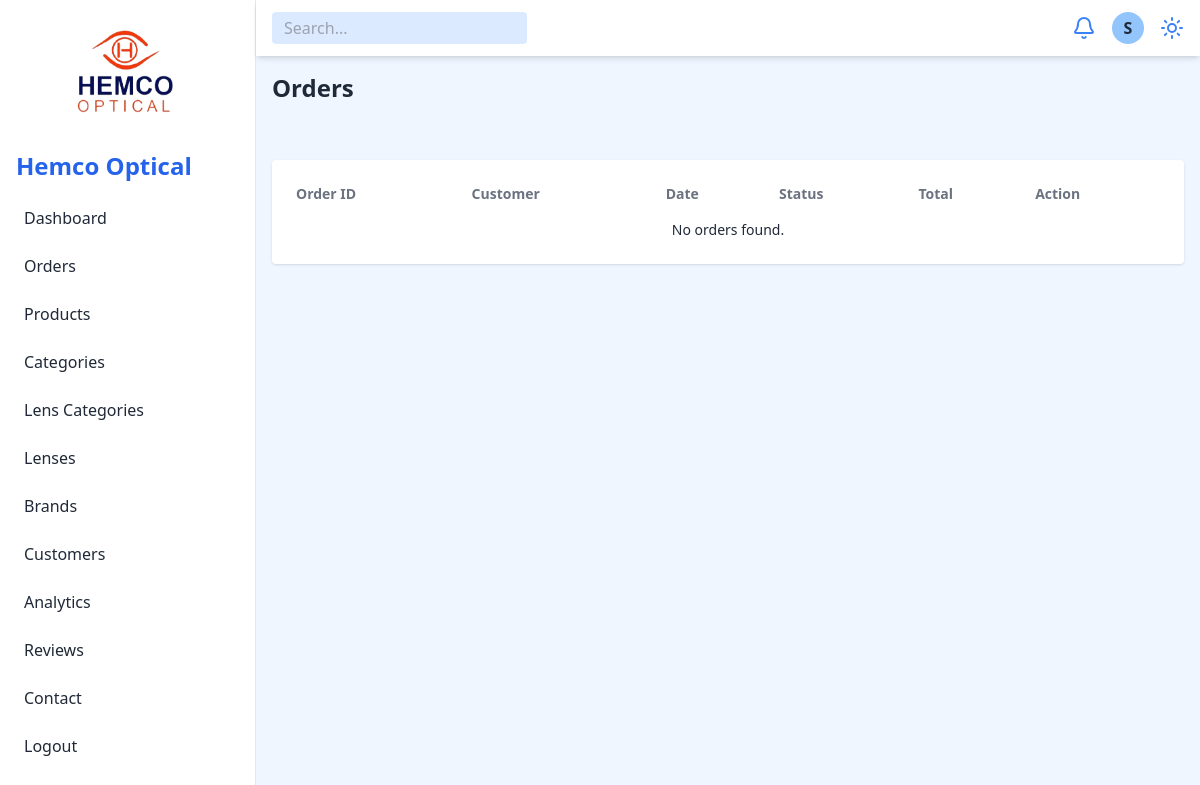
The app's page /admin/order.php (signed in), older data.
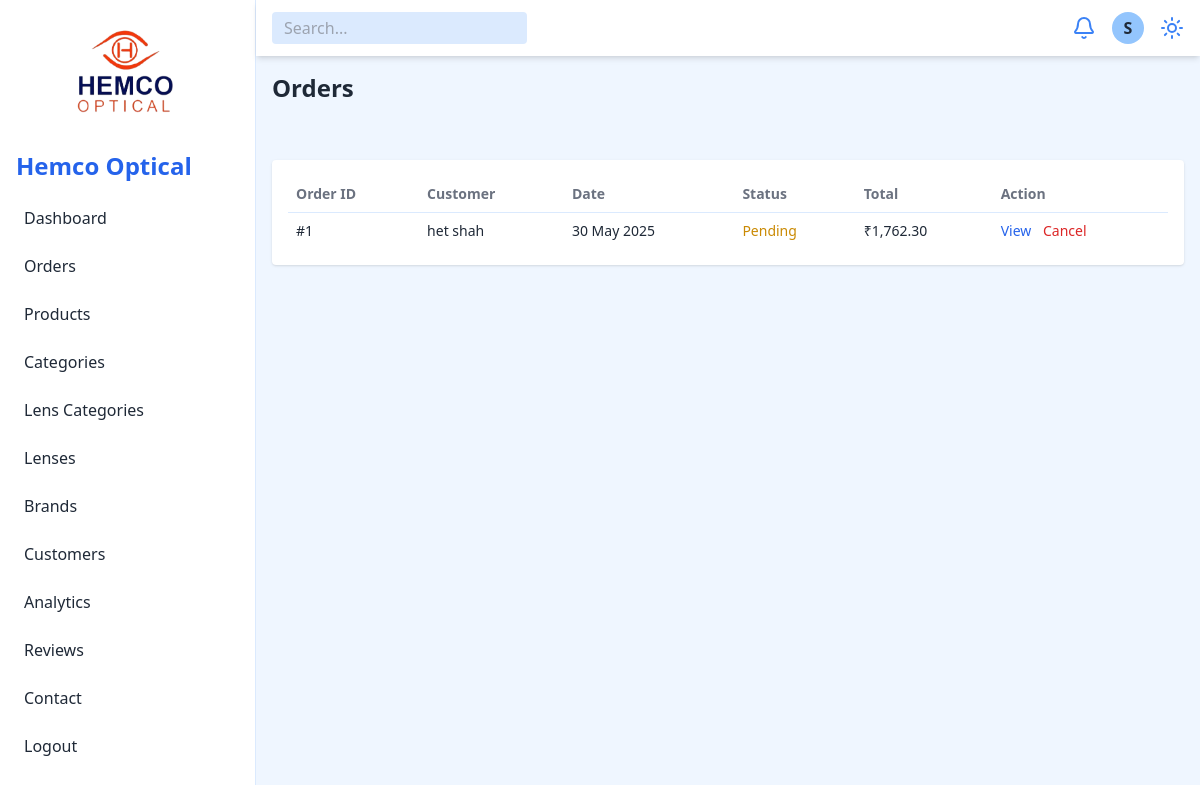
The same page, newer data.
### tables this page shows
CREATE TABLE `orders` (
  `order_id` int(11) NOT NULL,
  `user_id` int(11) DEFAULT NULL,
  `total_price` decimal(10,2) NOT NULL,
  `status` enum('pending','shipped','delivered','cancelled') NOT NULL DEFAULT 'pending',
  `created_at` timestamp NOT NULL DEFAULT current_timestamp(),
  `order_note` text DEFAULT NULL
);

CREATE TABLE `user` (
  `user_id` int(11) NOT NULL,
  `name` varchar(255) NOT NULL,
  `email` varchar(255) NOT NULL,
  `password` varchar(255) NOT NULL,
  `phone` varchar(15) NOT NULL,
  `address` text NOT NULL,
  `zip_code` varchar(10) NOT NULL,
  `created_at` timestamp NOT NULL DEFAULT current_timestamp(),
  `city` varchar(100) DEFAULT NULL,
  `state` varchar(100) DEFAULT NULL,
  `country` varchar(100) DEFAULT 'India'
);

### admin/order.php (the view, shortened to what this page needs)
<!DOCTYPE html>
<html lang="en">
<head>
  <?php include 'include/header.php'; ?>
</head>
<body class="bg-blue-50 text-gray-800 dark:bg-gray-900 dark:text-gray-100">
  <div class="flex h-screen overflow-hidden">
    <?php include 'include/navbar.php'; ?>
    <div class="flex-1 flex flex-col">
      <header class="flex justify-between items-center bg-white dark:bg-gray-800 px-4 py-3 shadow-md">
        <input type="text" placeholder="Search..." class="px-3 py-1 rounded bg-blue-100 dark:bg-gray-700">
        <div class="flex items-center space-x-4">
          <button class="text-blue-500 dark:text-blue-300"><i data-lucide="bell"></i></button>
          <div class="w-8 h-8 bg-blue-300 dark:bg-gray-600 rounded-full flex items-center justify-center font-bold">S</div>
          <button id="theme-toggle" class="text-blue-500 dark:text-blue-300" title="Toggle Theme">
            <i data-lucide="sun"></i>
          </button>
        </div>
      </header>
      <main class="p-4 space-y-6 overflow-auto grid grid-cols-1 gap-4">
        <h2 class="text-2xl font-semibold mb-4">Orders</h2>
        <div class="bg-white dark:bg-gray-800 p-4 rounded shadow">
          <div class="overflow-x-auto">
            <table class="min-w-full text-left text-sm block md:table">
              <thead>
                <tr class="text-gray-500 dark:text-gray-300">
                  <th class="p-2">Order ID</th>
                  <th class="p-2">Customer</th>
                  <th class="p-2">Date</th>
                  <th class="p-2">Status</th>
                  <th class="p-2">Total</th>
                  <th class="p-2">Action</th>
                </tr>
              </thead>
              <tbody id="ordersTableBody">
                <?php
                $sql = "SELECT
            o.order_id,
            u.name AS customer_name,
            o.created_at,
            o.status,
            o.total_price
        FROM orders o
        LEFT JOIN user u ON o.user_id = u.user_id
        ORDER BY o.created_at DESC";
                $result = mysqli_query($conn, $sql);
                if (mysqli_num_rows($result) > 0) {
                  while ($row = mysqli_fetch_assoc($result)) {
                    $orderDate = date("d M Y", strtotime($row['created_at']));
                    $statusClass = match (strtolower($row['status'])) {
                      'completed', 'delivered' => 'text-green-600',
                      'pending' => 'text-yellow-600',
                      'cancelled' => 'text-red-600',
                      'shipped' => 'text-blue-600',
                      default => 'text-gray-600',
                    };
                    echo "<tr class='border-t border-blue-100 dark:border-gray-700'>
            <td class='p-2'>#{$row['order_id']}</td>
            <td class='p-2'>" . htmlspecialchars($row['customer_name']) . "</td>
            <td class='p-2'>{$orderDate}</td>
            <td class='p-2 {$statusClass}'>" . ucfirst($row['status']) . "</td>
            <td class='p-2'>₹" . number_format($row['total_price'], 2) . "</td>
            <td class='p-2 space-x-2'>
              <a href='view-order.php?order_id={$row['order_id']}' class='text-blue-600 hover:underline'>View</a>
              <button class='text-red-600 hover:underline'>Cancel</button>
            </td>
          </tr>";
                  }
                } else {
                  echo "<tr><td colspan='6' class='p-2 text-center'>No orders found.</td></tr>";
                }
                ?>
              </tbody>
            </table>
          </div>
        </div>
      </main>
    </div>
  </div>
</body>
</html>

Row changes from the older to the newer data that the page shows:
added orders: order_id "1", user.name "het shah", created_at "30 May 2025", status "Pending", total_price "1,762.30"
Text that changed along with them:
text no longer shown: "No orders found."
